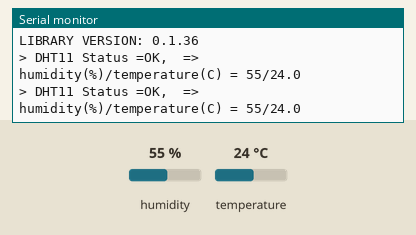
Simulated run of this sketch. Board: Arduino Nano, built with avr-gcc and run on an emulated ATmega328P. On the bench: the last lines printed to the serial monitor. The inputs (shaded band) are chosen by the test bench; at power-on: humidity 55 %, temperature 24 °C.

Above: at 2.8 s.
2.9 s: humidity set to 22 %
At 5.3 s:
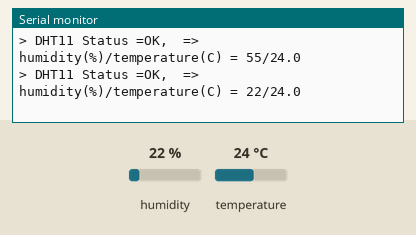
5.6 s: temperature set to 12 °C
At 6.5 s:
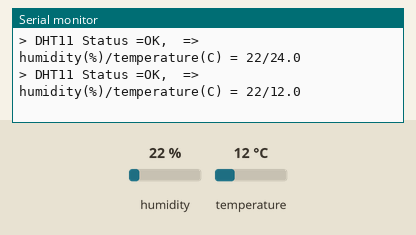
8.3 s: humidity set to 40 %
At 11.3 s:
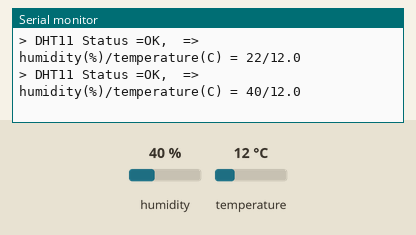
Timing chart, 0 to 12.8 s (numbered marks = the images above; inputs shaded):
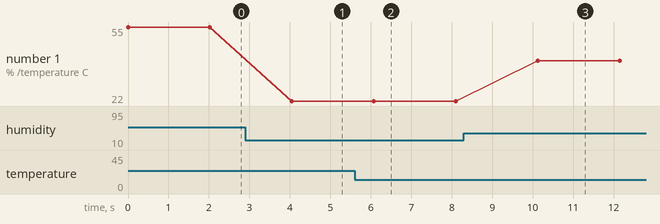

The sketch:

mydht11_test.ino
```cpp
//
//    FILE: dht11_test.ino
//  AUTHOR: Rob Tillaart
// VERSION: 0.1.01
// PURPOSE: DHT library test sketch for DHT11 && Arduino
//     URL:
//
// Released to the public domain
//

#include <dht.h>

#define DHT11_PIN 5
dht DHT;
int DHTrtn;

void setup()
{
  Serial.begin(115200);
  Serial.println("DHT TEST PROGRAM ");
  Serial.print("LIBRARY VERSION: ");
  Serial.println(DHT_LIB_VERSION);
  Serial.println();
}

void loop()
{
  // READ DATA
  Serial.print("> DHT11 Status =");
  DHTrtn = DHT.read11(DHT11_PIN);

  switch (DHTrtn)
  { case DHTLIB_OK:
		   Serial.print("OK,\t");
		   break;
    case DHTLIB_ERROR_CHECKSUM:
		   Serial.print("Checksum error");
		   break;
    case DHTLIB_ERROR_TIMEOUT:
		   Serial.print("Time out error");
		   break;
    case DHTLIB_ERROR_CONNECT:
        Serial.print("Connect error");
        break;
    case DHTLIB_ERROR_ACK_L:
        Serial.print("Ack Low error");
        break;
    case DHTLIB_ERROR_ACK_H:
        Serial.print("Ack High error");
        break;
    default:
		    Serial.print("Unknown error");
		    break;
   }

  // DISPLAY DATA
  Serial.print("=> humidity(%)/temperature(C) = ");
  Serial.print(DHT.humidity,0);
  Serial.print("/");
  Serial.println(DHT.temperature,1);

  delay(2000);
}
//
// END OF FILE
//
```

Measured:
- after the input at 2.9 s, the serial monitor: prints a new line after 1.1 s (image 1)
- after the input at 5.6 s, the serial monitor: prints a new line after 0.47 s (image 2)
- after the input at 8.3 s, the serial monitor: prints a new line after 1.8 s (image 3)
- plotted number 1: 55 → 22 after the input at 2.9 s, 22 → 40 after the input at 8.3 s
